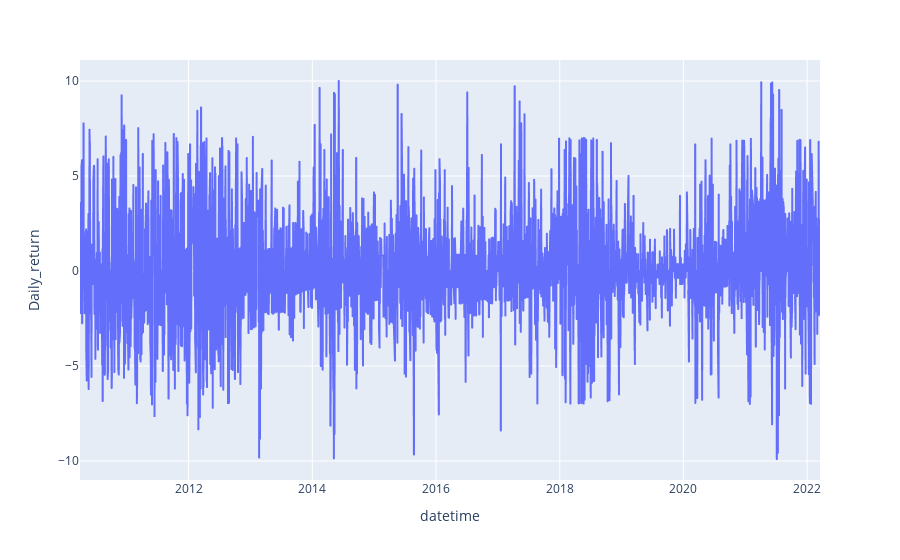

Notebook source saved alongside this figure:
### Code cell
fig = go.Figure()
px.line(df, x='datetime', y='Daily_return', labels={'x':'Date', 'y':'Daily_Return_%'})

### Figure 1 — Plotly figure (JSON) as saved in the notebook; plotly's stock layout.template omitted (floating-point values rounded to 4 significant figures; data arrays with more than 128 entries replaced by an {"elided": "..."} marker saying what was removed)
{"data": [{"hovertemplate": "datetime=%{x}<br>Daily_return=%{y}<extra></extra>", "legendgroup": "", "line": {"color": "#636efa", "dash": "solid"}, "mode": "lines", "name": "", "showlegend": false, "type": "scattergl", "x": {"elided": "2986 str values"}, "xaxis": "x", "y": {"elided": "2986 float values"}, "yaxis": "y"}], "layout": {"legend": {"tracegroupgap": 0}, "margin": {"t": 60}, "xaxis": {"anchor": "y", "domain": [0, 1], "title": {"text": "datetime"}}, "yaxis": {"anchor": "x", "domain": [0, 1], "title": {"text": "Daily_return"}}}}
